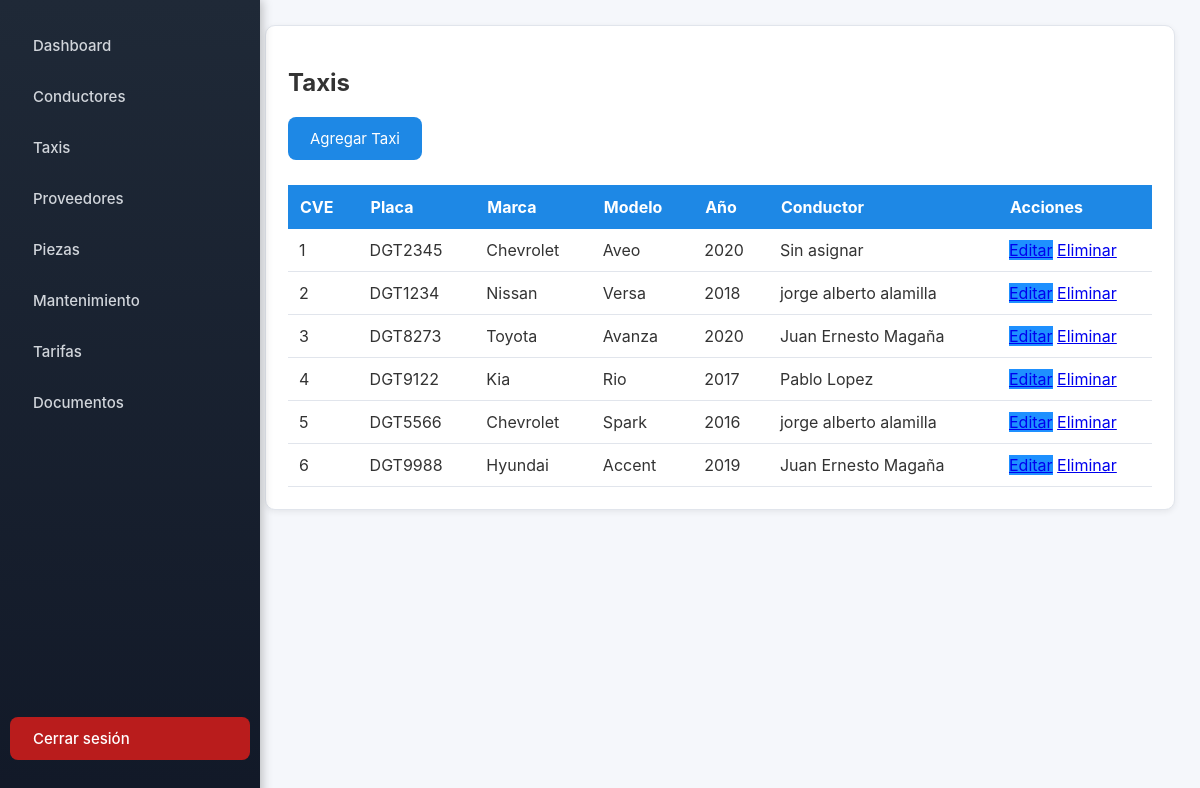
The page /paginas/taxis/index.php (signed in) on the database its author committed.
### tables this page shows
CREATE TABLE IF NOT EXISTS `taxis` (
  `CVE_CONDUCTOR` int(11) DEFAULT NULL,
  `PLACA` varchar(12) DEFAULT NULL,
  `MARCA` varchar(20) DEFAULT NULL,
  `MODELO` varchar(20) DEFAULT NULL,
  `ANO` int(11) DEFAULT NULL,
  `CVE_TAXI` int(11) NOT NULL AUTO_INCREMENT,
  PRIMARY KEY (`CVE_TAXI`),
  KEY `FK_REFERENCE_1` (`CVE_CONDUCTOR`),
  CONSTRAINT `FK_REFERENCE_1` FOREIGN KEY (`CVE_CONDUCTOR`) REFERENCES `conductores` (`CVE_CONDUCTOR`)
);

### paginas/taxis/index.php (the view, shortened to what this page needs)
<?php
include '../../conexion.php';
include '../../includes/menu.php';
$query = $conn->query("
    SELECT t.*,
        CONCAT(c.NOMBRE, ' ', c.APELLIDO_PATERNO) AS CONDUCTOR
    FROM TAXIS t
    LEFT JOIN CONDUCTORES c ON t.CVE_CONDUCTOR = c.CVE_CONDUCTOR
    ORDER BY t.CVE_TAXI ASC
");
?>
<div class="card">
    <h2>Taxis</h2>
    <a href="agregar.php" class="button" style="margin-bottom:15px;">Agregar Taxi</a>
    <table class="table">
        <thead>
            <tr>
                <th>CVE</th>
                <th>Placa</th>
                <th>Marca</th>
                <th>Modelo</th>
                <th>Año</th>
                <th>Conductor</th>
                <th style="width:130px;">Acciones</th>
            </tr>
        </thead>
        <tbody>
            <?php while($t = $query->fetch_assoc()): ?>
            <tr>
                <td><?= $t['CVE_TAXI'] ?></td>
                <td><?= $t['PLACA'] ?></td>
                <td><?= $t['MARCA'] ?></td>
                <td><?= $t['MODELO'] ?></td>
                <td><?= $t['ANO'] ?></td>
                <td><?= $t['CONDUCTOR'] ?: 'Sin asignar' ?></td>
                <td>
                    <a class="btn-edit" href="editar.php?id=<?= $t['CVE_TAXI'] ?>">Editar</a>
                    <a class="btn-del" href="eliminar.php?id=<?= $t['CVE_TAXI'] ?>"
                       onclick="return confirm('¿Eliminar este taxi?');">Eliminar</a>
                </td>
            </tr>
            <?php endwhile ?>
        </tbody>
    </table>
</div>
<?php include '../../includes/footer.php'; ?>

### css/estilos.css (style rules this page uses)
* { transition: all .15s ease-in-out; }
.card { background: var(--card); padding: 22px; border-radius: 10px; box-shadow:0 2px 6px rgba(0,0,0,.07); border:1px solid var(--borde); margin-bottom:20px; animation: fadeIn .4s ease; }
.button { background: var(--color-primario); border:none; color:white; padding:12px 22px; border-radius:8px; cursor:pointer; font-size:15px; display:inline-block; text-decoration:none; }
table { width:100%; border-collapse:collapse; margin-top:10px; }
th { background: var(--color-primario); color:white; padding:12px; text-align:left; }
td { padding:11px; background:white; border-bottom:1px solid var(--borde); }
.btn-edit { background: #1e90ff; }

### rows shown on the page
taxis: CVE_TAXI "1", PLACA "DGT2345", MARCA "Chevrolet", MODELO "Aveo", ANO "2020", CONDUCTOR "Sin asignar"
taxis: CVE_TAXI "2", PLACA "DGT1234", MARCA "Nissan", MODELO "Versa", ANO "2018", CONDUCTOR "jorge alberto alamilla"
taxis: CVE_TAXI "3", PLACA "DGT8273", MARCA "Toyota", MODELO "Avanza", ANO "2020", CONDUCTOR "Juan Ernesto Magaña"
taxis: CVE_TAXI "4", PLACA "DGT9122", MARCA "Kia", MODELO "Rio", ANO "2017", CONDUCTOR "Pablo Lopez"
taxis: CVE_TAXI "5", PLACA "DGT5566", MARCA "Chevrolet", MODELO "Spark", ANO "2016", CONDUCTOR "jorge alberto alamilla"
taxis: CVE_TAXI "6", PLACA "DGT9988", MARCA "Hyundai", MODELO "Accent", ANO "2019", CONDUCTOR "Juan Ernesto Magaña"
